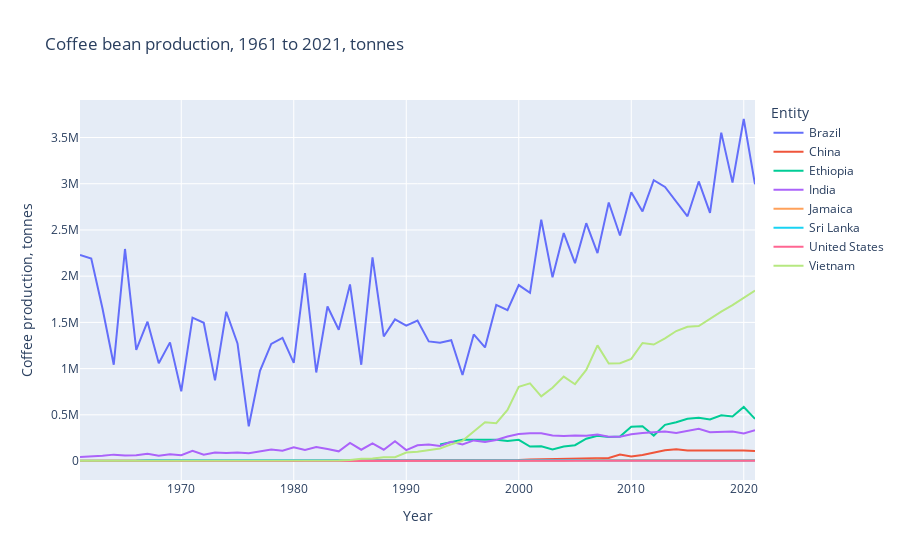

Here is the notebook cell this chart was saved with:
### Markdown cell above
###  `plotly`

### Code cell
fig = px.line(df[mask],
              x="Year", 
              y="Coffee production, tonnes", 
              color='Entity',
              title='Coffee bean production, 1961 to 2021, tonnes',
             )
fig.show()
